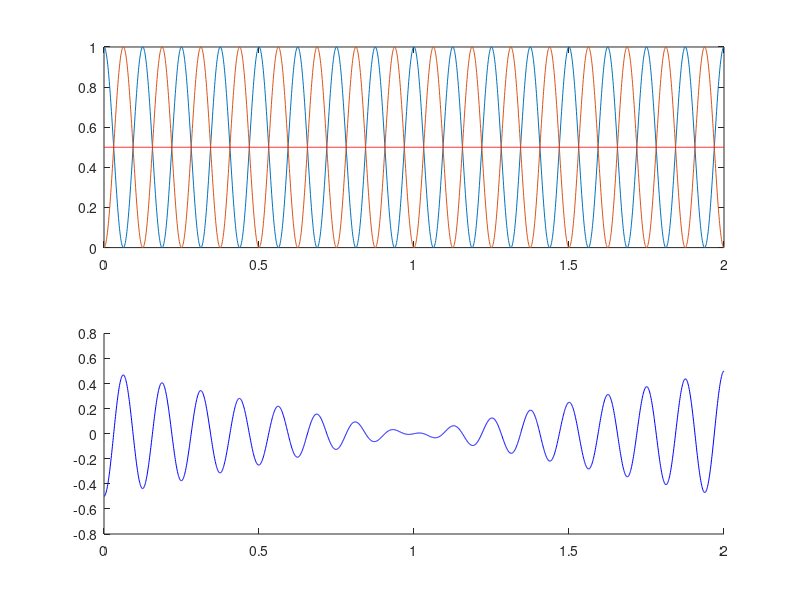

Here is the MATLAB script that generated this plot:
function TwoOscilModel

NOPLOT = 0;
GoPrint = 0;

%%%%%%%%%%%%%%%%%%%%%%%%%%%%%%%%%%%%%%%%%%%%
%% default parameters
a = 3*sqrt(2);
ft = 8.0;


%%%%%%%%%%%%%%%%%%%%%%%%%%%%%%%%%%%%%%%%%%%%
%% Example Figure
figure(123);clf

t=[0:0.001:2]';

o1 = (1+cos(2*pi*8*(t)))/2;
o2 = (1+cos(2*pi*8*(t+0.2)))/2;
o2 = (1+cos(2*pi*8*(t+1/16)))/2;

s1 = t/2;
s2 = (1-t/2);

sig = 2/a;
g = exp(-(t-1).^2/sig^2);

subplot(211)
plot(t,[o1,o2])
hold on
plot(t,(o1+o2)/2,'r')

subplot(212)
%plot(t,(o1+o2)/2,'r')
hold on
plot(t,(s1.*o1+s2.*o2)-0.5,'b')
%plot(t,g.*(s1.*o1+s2.*o2),'b')



return


AL = ([5])*0.35+0.15;
for m=1:length(AL)
  %%
  
  L = AL(m);
  
  sig = L/a; % [sec]
  f0 = ft+1/L;
  cf = 1/(L*f0); % dimension less 
  
  t=[-5:0.001:5]'; %% 10 sec

  T = [-2.5:0.05:2.5]*m^0.5;
  tau = cf*T;
  
  for n=1:length(T);
    y(:,n) = 0.5*(1+cos(2*pi*f0*(t-tau(n)))).*exp(-(t-T(n)).^2/sig^2);
  end
  
  
  %subplot('position',[0 0.9-(m-1)*0.09 1 0.5])
  subplot('position',[0 0.2 1 0.5])
  hold on
  colormap('default')
  cc = colormap;
  k=22; l = round(linspace(1,64,k));
  cll = [40:1:70];
  for n=1:k
    plot(t,y(:,cll(n))/max(y(:,cll(n))),'LineWidth',1,'Color',cc(l(n),:))
  end
  %keyboard
  gt = round((-0.5/(m^0.5)+2.5)/0.05);
  %plot(t,y(:,cll(11)),'color',[1 1 1]*0.2,'LineStyle','-','LineWidth',2)
  %plot(t,y(:,gt+1),'color',[1 1 1]*1,'LineStyle','-','LineWidth',2)
  plot(t,y(:,gt+1),'color',[1 1 1]*1,'LineStyle','-','LineWidth',2)
  yy = sum(y,2);
  %plot(t,[yy/max(yy)],'color',[1 1 1]*0.5,'LineStyle','--','LineWidth',2)
  xlabel('time [sec]','FontSize',16)
  ylabel('probability','FontSize',16)
  xlim([-0.5 0.5])
  set(gca,'TickDir','out','FontSize',16,'XTick',[],'YTick',[])
  box off
  axis off

end

